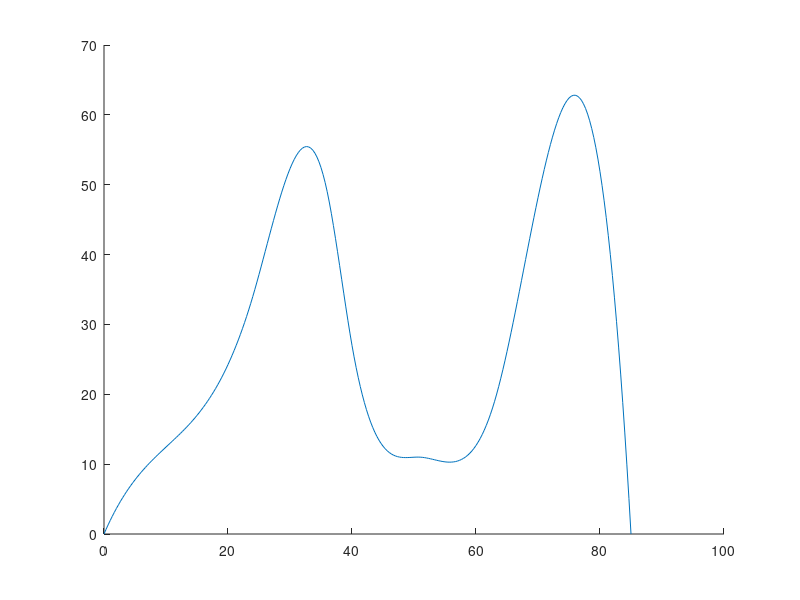

Reproduce this figure in MATLAB. (Note: this script raises an error after producing the figure.)
%spline
clc;clear all;close all;
X=[0 13 24 36 40 51 63 74 82 85 ];
% Y=20*rand(1,10);
Y=[0 15 34 49 27 11 19 61 37 0];
sp=spline(X,Y);
sp.breaks
sp.coefs
xx=linspace(1,85,200);
% yy=fnval(sp,xx);
figure(1);
fnplt(sp,[1,85])
% plot(xx,yy);
hold on
plot(X,Y,'sr');hold off;